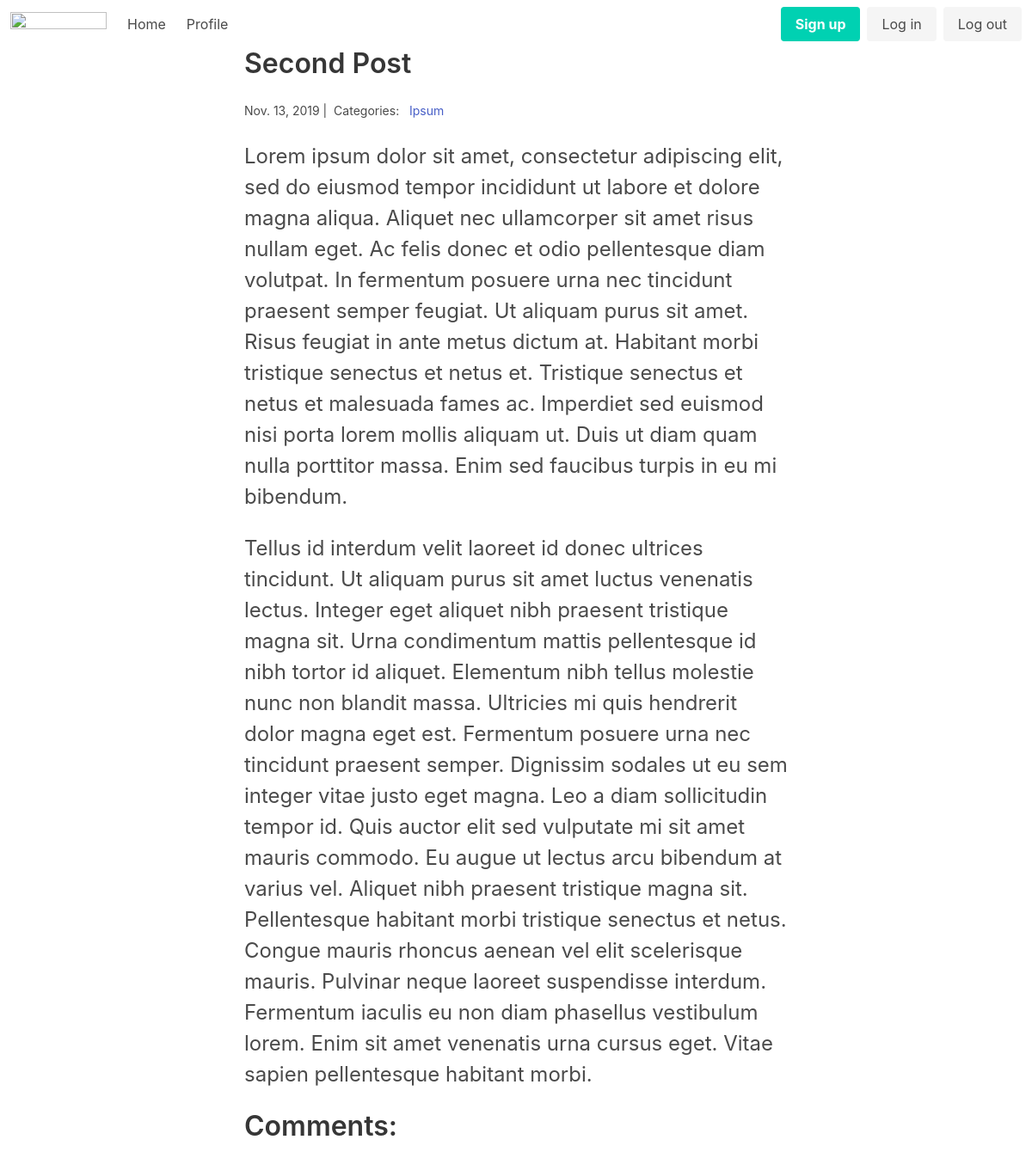
The page /2/ on the database as committed earlier.
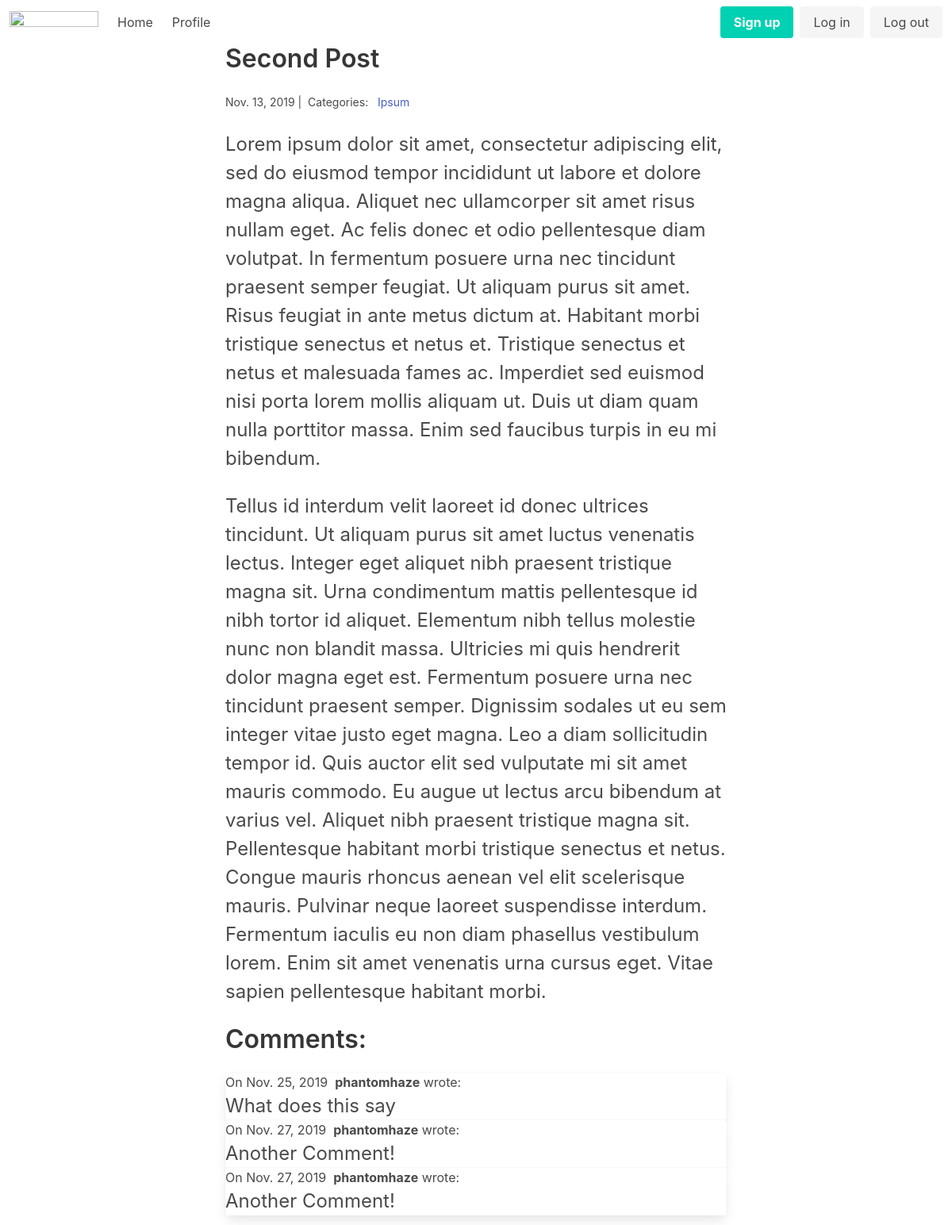
The same page on the database as committed later.
### blog/models.py (models this page shows)
class Post(models.Model):
    title = models.CharField(max_length=255)
    body = models.TextField()
    created_on = models.DateTimeField(auto_now_add=True)
    last_modified = models.DateTimeField(auto_now=True)
    categories = models.ManyToManyField('Category', related_name='posts')

class Category(models.Model):
    name=models.CharField(max_length=20)

class Comment(models.Model):
    author = models.ForeignKey(settings.AUTH_USER_MODEL, on_delete=models.CASCADE)
    body = models.TextField()
    created_on = models.DateTimeField(auto_now_add=True)
    post = models.ForeignKey('Post', on_delete=models.CASCADE)

### blog/views.py (the view, shortened to what this page needs)
# urls.py: path("<int:pk>/",views.blog_detail, name="blog_detail"),
def blog_detail(request, pk):
    post = Post.objects.get(pk=pk)
    form = CommentForm()
    comments = Comment.objects.filter(post=post)
    context = {
        'post': post,
        'comments': comments,
        'form': form,
    }
    return render(request, 'blog_detail.html', context)

### blog/templates/blog_detail.html (shortened to what this page needs)
{% extends 'base.html' %}
{% block page_content %}
<div class="columns">
    <div class="column is-8 is-offset-2">
        <h1 class="title">{{ post.title }}</h1>
        <small>
            {{ post.created_on.date }} |&nbsp;
            Categories: &nbsp;
            {% for category in post.categories.all %}
                <a href="{% url 'blog_category' category.name%}"> {{ category.name }} </a> &nbsp;
            {% endfor %}
        </small>
        <div class="content is-large">
            <p> {{ post.body | linebreaks }} </p>
        </div>
        <h3 class="title is-3">Comments:</h3>
        {% for comment in comments%}
        <div class="card">
            <div clas="card-content">
                <p>
                    On {{ comment.created_on.date }}&nbsp;
                    <b>{{comment.author.username}}</b> wrote:
                </p>
                <p class="is-size-4">{{comment.body}}</p>
            </div>
        </div>
        {% endfor %}
    </div>
</div>
{% endblock %}

### navy_blog/templates/base.html (shortened to what this page needs)
{% load static %}
<!DOCTYPE html>
    <head>
        <link rel="stylesheet" href="https://cdn.jsdelivr.net/npm/bulma@0.8.0/css/bulma.min.css">
    </head>
    <body>
        {% block body %}
        <nav class="navbar" role="navigation" aria-label="main navigation">
          <div class="navbar-brand">
            <a class="navbar-item" href="https://bulma.io">
              <img src="https://bulma.io/images/bulma-logo.png" width="112" height="28">
            </a>
          </div>
          <div id="" class="navbar-menu">
            <div class="navbar-start">
              <a class="navbar-item" href={% url 'blog_index' %}>
                Home
              <a class="navbar-item" href={% url 'blog_index' %}">
                Profile
              </a>
            </div>
            <div class="navbar-end">
              <div class="navbar-item">
                <div class="buttons">
                  <a class="button is-primary" href="{% url 'signup'%}">
                    <strong>Sign up</strong>
                  </a>
                  <a class="button is-light">
                    Log in
                  </a>
                  <a class="button is-light">
                      Log out
                  </a>
                </div>
              </div>
            </div>
          </div>
        </nav>
        <div class="container">
            {% block page_content %} {% endblock %}
        </div>
        {% endblock body %}
    </body>
</html>

Rows that differ between the two databases and show on the page:
added Comment: created_on "Nov. 25, 2019", author.username "phantomhaze", body "What does this say"
added Comment: created_on "Nov. 27, 2019", author.username "phantomhaze", body "Another Comment!"
added Comment: created_on "Nov. 27, 2019", author.username "phantomhaze", body "Another Comment!"
